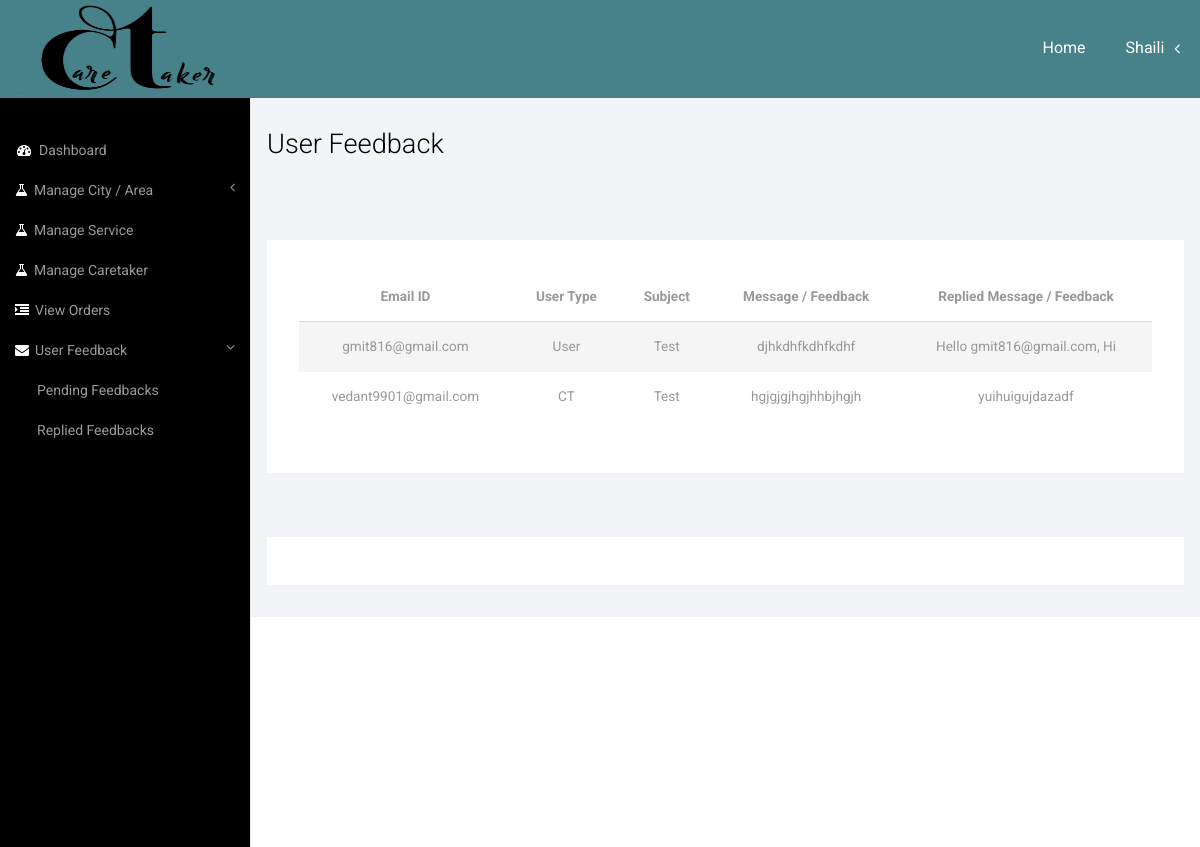
Page /Admin/RFeedback_View.php (signed in) on the committed database.
### tables this page shows
CREATE TABLE IF NOT EXISTS `feedback_master` (
`Feedback_id` int(8) NOT NULL,
  `Email_ID` varchar(32) NOT NULL,
  `User_type` varchar(8) NOT NULL,
  `Subject` varchar(64) NOT NULL,
  `Message` text NOT NULL,
  `Time_Stamp` datetime NOT NULL,
  `Reply` text,
  `Replied` tinyint(1) NOT NULL DEFAULT '0'
);

### Admin/RFeedback_View.php (the view, shortened to what this page needs)
<!DOCTYPE HTML>
<html>
<?php
require_once("Navigation.php");
?>
<head>
</head>
<body>
<div id="wrapper">
    <div id="page-wrapper" style="margin-top: 98px;">
        <div class="col-md-12 graphs">
            <div class="xs">
                <h3>User Feedback</h3>
                <div class="tab-content" style="margin-top: 80px;">
                    <div class="tab-pane active" id="horizontal-form">
                        <div class="bs-example4" data-example-id="contextual-table">
                            <?php
                            $selectSQL = "SELECT * FROM `feedback_master` WHERE Replied=1 ORDER BY `Time_Stamp`";
                            if( !( $selectRes = mysql_query( $selectSQL ) ) ){
                                echo 'Retrieval of data from Database Failed - #'.mysql_errno().': '.mysql_error();
                            }
                            else{
                            ?>
                            <table class="table">
                                <thead>
                                <tr>
                                    <th style="text-align: center">Email ID</th>
                                    <th style="text-align: center">User Type</th>
                                    <th style="text-align: center">Subject</th>
                                    <th style="text-align: center">Message / Feedback</th>
                                    <th style="text-align: center">Replied Message / Feedback</th>
                                </tr>
                                </thead>
                                <tbody>
                                <?php
                                if (mysql_num_rows($selectRes) == 0) {
                                    echo '<tr><td colspan="3">No Rows Returned</td></tr>';
                                } else {
                                    $mit = 1;
                                    while ($row = mysql_fetch_assoc($selectRes)) {
                                        if ($mit % 2 == 1) {
                                            echo "<tr class=\"active\"><td align=\"center\">{$row['Email_ID']}</td><td align=\"center\">{$row['User_type']}</td><td align=\"center\">{$row['Subject']}</td><td align=\"center\">{$row['Message']}</td><td align=\"center\">{$row['Reply']}</td></tr>\n";
                                        } else {
                                            echo "<tr><td align=\"center\">{$row['Email_ID']}</td><td align=\"center\">{$row['User_type']}</td><td align=\"center\">{$row['Subject']}</td><td align=\"center\">{$row['Message']}</td><td align=\"center\">{$row['Reply']}</td></tr>\n";
                                        }
                                        $mit++;
                                    }
                                }
                                }
                                ?>
                                </tbody>
                            </table>
                        </div>
                    </div>
                </div>
                <div class="copy_layout">
                </div>
            </div>
        </div>
    </div>
</body>
</html>

### css/style.css (style rules this page uses)
h4, h5, h6, h1, h2, h3 { margin-top: 0; }
html, body { font-family: 'Roboto', sans-serif; font-size: 100%; background:#000; overflow-x: hidden; }
.but_list, .tab-content { margin:1.5em 0 0 0; }
.graphs { padding: 2em 1em; background: #f2f4f8; font-family: 'Roboto', sans-serif; }
.bs-example4 { background: #fff; padding: 2em; }
.xs h3, .widget_head { color:#000; font-size:1.7em; font-weight:300; margin-bottom: 1em; }
.table > thead > tr > th, .table > tbody > tr > th, .table > tfoot > tr > th, .table > thead > tr > td, .table > tbody > tr > td, .table > tfoot > tr > td { border-top: none !important; }
.tab-content > .active { display: block; visibility: visible; }
.table > thead > tr > th, .table > tbody > tr > th, .table > tfoot > tr > th, .table > thead > tr > td, .table > tbody > tr > td, .table > tfoot > tr > td { font-size: 0.85em; color: #999; }
.table td, .table>tbody>tr>td, .table>tbody>tr>th, .table>tfoot>tr>td, .table>tfoot>tr>th, .table>thead>tr>td, .table>thead>tr>th { padding:15px !important; }
.table > thead > tr > th { border-bottom: 1px solid #ddd !important; }
.copy_layout { padding:1.5em 0; background:#fff; text-align:center; margin: 4em 0 0em 0; }

### css/custom.css (style rules this page uses)
#wrapper { width: 100%; }
#page-wrapper { min-height: 568px; background-color: #fff; }
@media (min-width:768px) { #page-wrapper { position: inherit; margin: 0 0 0 250px; border-left: 1px solid #e7e7e7; } }

### rows in the picture
feedback_master: Email_ID "gmit816@gmail.com", User_type "User", Subject "Test", Message "djhkdhfkdhfkdhf", Reply "Hello gmit816@gmail.com, Hi"
feedback_master: Email_ID "vedant9901@gmail.com", User_type "CT", Subject "Test", Message "hgjgjgjhgjhhbjhgjh", Reply "yuihuigujdazadf"

### other values in the picture
$_SESSION["First_name"] "Shaili"
